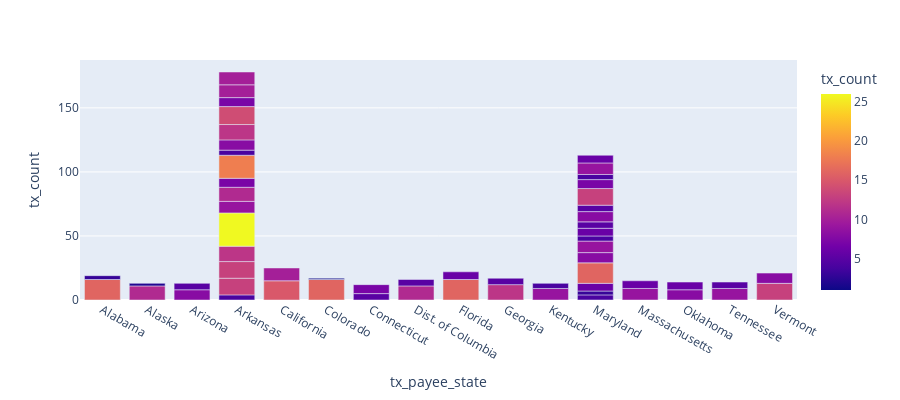

The cell this chart's notebook holds for it:
### Code cell
# display plot with statewise # of potential fraud transactions

statewise_count =  pd.DataFrame({'tx_count' : alert_match_df.groupby(['tx_payee_state', 'tx_ben_state']).size()}).reset_index()
import plotly.express as px
data = px.data.gapminder()


fig = px.bar(statewise_count, x='tx_payee_state', y='tx_count',
             hover_data=['tx_ben_state', 'tx_count'],color='tx_count',
             labels={'Statewise volume of potential fraud transactions'}, height=400)
fig.show()
plt.savefig(r'C:\Users\alapatt\DSAssignments\Big Data\inter-state transaction volume.png')

### Figure 1 — Plotly figure (JSON) as saved in the notebook; plotly's stock layout.template omitted (floating-point values rounded to 4 significant figures)
{"data": [{"alignmentgroup": "True", "customdata": [["Arkansas", 16], ["Maryland", 3], ["Arkansas", 11], ["Maryland", 2], ["Arkansas", 8], ["Maryland", 5], ["Alabama", 4], ["Alaska", 13], ["Arizona", 13], ["Arkansas", 12], ["California", 26], ["Colorado", 9], ["Connecticut", 11], ["Dist. of Columbia", 7], ["Florida", 18], ["Georgia", 4], ["Kentucky", 8], ["Maryland", 12], ["Massachusetts", 14], ["Oklahoma", 7], ["Tennessee", 10], ["Vermont", 10], ["Arkansas", 15], ["Maryland", 10], ["Arkansas", 16], ["Maryland", 1], ["Arkansas", 5], ["Maryland", 7], ["Arkansas", 11], ["Maryland", 5], ["Arkansas", 16], ["Maryland", 6], ["Arkansas", 12], ["Maryland", 5], ["Arkansas", 9], ["Maryland", 4], ["Alabama", 4], ["Alaska", 3], ["Arizona", 6], ["Arkansas", 16], ["California", 8], ["Colorado", 9], ["Connecticut", 4], ["Dist. of Columbia", 6], ["Florida", 5], ["Georgia", 8], ["Kentucky", 5], ["Maryland", 13], ["Massachusetts", 7], ["Oklahoma", 4], ["Tennessee", 9], ["Vermont", 6], ["Arkansas", 9], ["Maryland", 6], ["Arkansas", 8], ["Maryland", 6], ["Arkansas", 9], ["Maryland", 5], ["Arkansas", 13], ["Maryland", 8]], "hoverlabel": {"namelength": 0}, "hovertemplate": "tx_payee_state=%{x}<br>tx_count=%{marker.color}<br>tx_ben_state=%{customdata[0]}", "legendgroup": "", "marker": {"color": [16, 3, 11, 2, 8, 5, 4, 13, 13, 12, 26, 9, 11, 7, 18, 4, 8, 12, 14, 7, 10, 10, 15, 10, 16, 1, 5, 7, 11, 5, 16, 6, 12, 5, 9, 4, 4, 3, 6, 16, 8, 9, 4, 6, 5, 8, 5, 13, 7, 4, 9, 6, 9, 6, 8, 6, 9, 5, 13, 8], "coloraxis": "coloraxis"}, "name": "", "offsetgroup": "", "orientation": "v", "showlegend": false, "textposition": "auto", "type": "bar", "x": ["Alabama", "Alabama", "Alaska", "Alaska", "Arizona", "Arizona", "Arkansas", "Arkansas", "Arkansas", "Arkansas", "Arkansas", "Arkansas", "Arkansas", "Arkansas", "Arkansas", "Arkansas", "Arkansas", "Arkansas", "Arkansas", "Arkansas", "Arkansas", "Arkansas", "California", "California", "Colorado", "Colorado", "Connecticut", "Connecticut", "Dist. of Columbia", "Dist. of Columbia", "Florida", "Florida", "Georgia", "Georgia", "Kentucky", "Kentucky", "Maryland", "Maryland", "Maryland", "Maryland", "Maryland", "Maryland", "Maryland", "Maryland", "Maryland", "Maryland", "Maryland", "Maryland", "Maryland", "Maryland", "Maryland", "Maryland", "Massachusetts", "Massachusetts", "Oklahoma", "Oklahoma", "Tennessee", "Tennessee", "Vermont", "Vermont"], "xaxis": "x", "y": [16, 3, 11, 2, 8, 5, 4, 13, 13, 12, 26, 9, 11, 7, 18, 4, 8, 12, 14, 7, 10, 10, 15, 10, 16, 1, 5, 7, 11, 5, 16, 6, 12, 5, 9, 4, 4, 3, 6, 16, 8, 9, 4, 6, 5, 8, 5, 13, 7, 4, 9, 6, 9, 6, 8, 6, 9, 5, 13, 8], "yaxis": "y"}], "layout": {"barmode": "relative", "coloraxis": {"colorbar": {"title": {"text": "tx_count"}}, "colorscale": [[0, "#0d0887"], [0.1111, "#46039f"], [0.2222, "#7201a8"], [0.3333, "#9c179e"], [0.4444, "#bd3786"], [0.5556, "#d8576b"], [0.6667, "#ed7953"], [0.7778, "#fb9f3a"], [0.8889, "#fdca26"], [1, "#f0f921"]]}, "height": 400, "legend": {"tracegroupgap": 0}, "margin": {"t": 60}, "xaxis": {"anchor": "y", "domain": [0, 1], "title": {"text": "tx_payee_state"}}, "yaxis": {"anchor": "x", "domain": [0, 1], "title": {"text": "tx_count"}}}}
